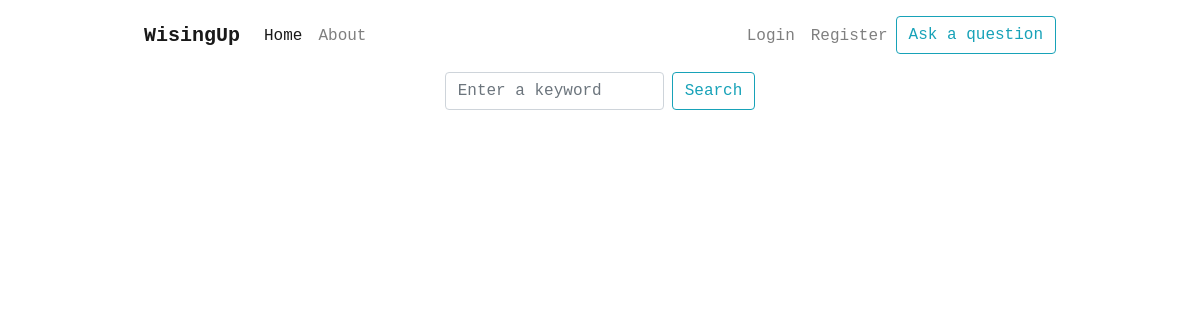
Before: / with the older database file.
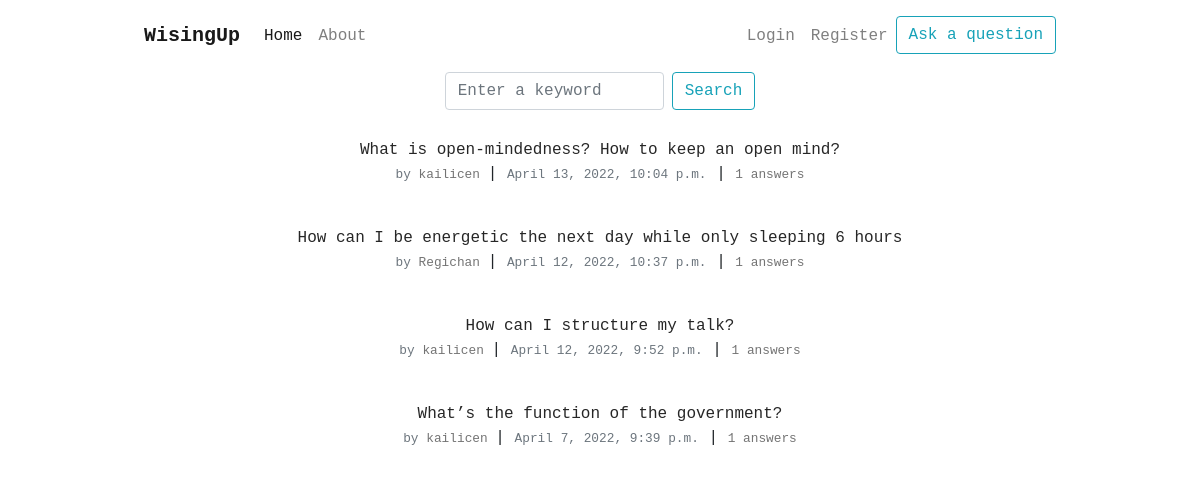
After: the same page with the newer database file.
### wiseup/models.py (models this page shows, shortened)
class Question(models.Model):
    content = models.CharField(max_length=200)
    date = models.DateTimeField(auto_now_add=True)
    user = models.ForeignKey(User, on_delete=models.CASCADE)
    class Meta:
        ordering = ['-date']

### wiseup/views.py (the view)
# urls.py: path('', QuestionListView.as_view(), name='wiseup-home'),
class QuestionListView(ListView):
    model = Question
    template_name = 'wiseup/home.html'
    context_object_name = 'questions'
    paginate_by = 10
    def get_queryset(self):
        if self.request.user.is_authenticated:
            user = self.request.user
            if user.profile.if_private == True:
                queryset = Question.objects.exclude(user=user)
            else:
                queryset = Question.objects.all()
        else:
            queryset = Question.objects.all()
        if self.request.GET.get("search"):
            input = self.request.GET.get("search")
            queryset = Question.objects.filter(content__icontains=input)
        return queryset
    def get_context_data(self, **kwargs):
        context = super().get_context_data(**kwargs)
        context['search_term'] = self.request.GET.get("search")
        return context

### wiseup/templates/wiseup/home.html (shortened to what this page needs)
{% extends "wiseup/base.html" %}{% load static %}{% load query_highlight %}{% block content %}
<div class="d-flex flex-column p-2 restraint-flex text-center">
  <form method="GET" class="form-inline my-2 my-lg-0 pb-3">
    <input name="search" class="form-control mr-sm-2" required type="search" placeholder="Enter a keyword" aria-label="Search">
    <button class="btn btn-outline-info my-2 my-sm-0" type="submit">Search</button>
  </form>
  {% for question in questions %}
  <ul class="list-group">
    <li class="list-group-item borderless mb-3">
      <a class="question-title" href="{% url 'question-detail' question.id %}"
        >{% if search_term == None %}{{ question.content }}
        {% else %}{{ question.content|highlight:search_term }}
        {% endif %}</a
      ><br /><small class="text-muted"
        >by
        <a
          class="question-user"
          href="{% url 'user-questions' question.user.username %}"
          >{% if question.user == request.user %} me{% else %}{{ question.user }}{% endif %}</a
        > </small
      >| <small class="text-muted">{{ question.date }}</small> |
      <small class="text-muted"><a class="question-user" href="{% url 'question-detail' question.id %}"
        >{{ question.answers.count }} answers</a></small>
    </li>
  </ul>
  {% endfor %}
</div>
{% endblock content %}

### wiseup/templates/wiseup/base.html (shortened to what this page needs)
{% load static %}
<!DOCTYPE html>
<html lang="en">
  <head>
    <link
      rel="stylesheet"
      href="https://cdn.jsdelivr.net/npm/bootstrap@4.0.0/dist/css/bootstrap.min.css"
    />
    <link rel="stylesheet" type="text/css" href="{% static 'css/main.css' %}" />
  </head>
  <body class="d-flex h-100 monaco">
    <div class="cover-container d-flex w-100 h-100 p-2 mx-auto flex-column">
      <header class="mb-auto text-center">
        <nav class="navbar navbar-expand-lg navbar-light bg-white">
          <a class="navbar-brand" href="{% url 'wiseup-home' %}">WisingUp</a>
          <div
            class="collapse navbar-collapse justify-content-end"
            id="navbarContent"
          >
            <ul class="navbar-nav mr-auto">
              <li class="nav-item">
                <a class="nav-link" href="{% url 'wiseup-home' %}">Home</a>
              </li>
              <li class="nav-item">
                <a class="nav-link" href="{% url 'wiseup-about' %}"
                  >About</a
                >
              </li>
            </ul>
            {% if user.is_authenticated %}
            <ul class="navbar-nav">
              <li class="nav-item dropdown">
                <a
                  class="nav-link dropdown-toggle"
                  id="dropdownmenu"
                  href="#"
                  data-bs-toggle="dropdown"
                  aria-expanded="false"
                  >Me</a
                >
                <ul class="dropdown-menu" aria-labelledby="dropdownmenu">
                  <li>
                    <a class="dropdown-item" href="{% url 'user-questions' request.user.username %}"
                      >My Q &amp A</a
                    >
                  </li>
                  <li>
                    <a class="dropdown-item" href="{% url 'profile' %}"
                      >Profile</a
                    >
                  </li>
                  <div class="dropdown-divider"></div>
                  <li>
                    <a class="dropdown-item" href="{% url 'logout' %}"
                      >Logout</a
                    >
                  </li>
                </ul>
              </li>
              {% else %}
              <ul class="navbar-nav">
                <li class="nav-item">
              <a class="nav-link" href="{% url 'login' %}">Login</a></li>
            <li class="nav-item"><a class="nav-link" href="{% url 'register' %}">Register</a></li>
          {% endif %}
              <li class="nav-item">
                <a
                  class="btn btn-outline-info"
                  type="button"
                  href="{% url 'question-create' %}"
                >
                  Ask a question
              </a>
              </li>
            </ul>
          </div>
        </nav>
      </header>
      <div class="main">
        {% block content %}{% endblock %}
      </div>
    </div>
  </body>
</html>

### wiseup/static/css/main.css (style rules this page uses)
.monaco { font-family: "Monaco", monospace; }
.cover-container { max-width: 60em; }
.restraint-flex { max-width: 45em; margin: 0 auto; align-items: center; }
nav a.navbar-brand { font-weight: 600; }
li.borderless { border: 0 none; }
a.question-title { color: rgba(0, 0, 0, 0.85); }
a.question-user { color: rgba(0, 0, 0, 0.55); }
a:link { text-decoration: none; }
a.nav-link { color: #5bc0de; }

Changed rows visible on the page:
added Question: content "What is open-mindedness? How to keep an open mind?", user "kailicen", date "April 13, 2022, 10:04 p.m.", answers.count "1"
added Question: content "How can I be energetic the next day while only sleeping 6 hours", user "Regichan", date "April 12, 2022, 10:37 p.m.", answers.count "1"
added Question: content "How can I structure my talk?", user "kailicen", date "April 12, 2022, 9:52 p.m.", answers.count "1"
added Question: content "What’s the function of the government?", user "kailicen", date "April 7, 2022, 9:39 p.m.", answers.count "1"
